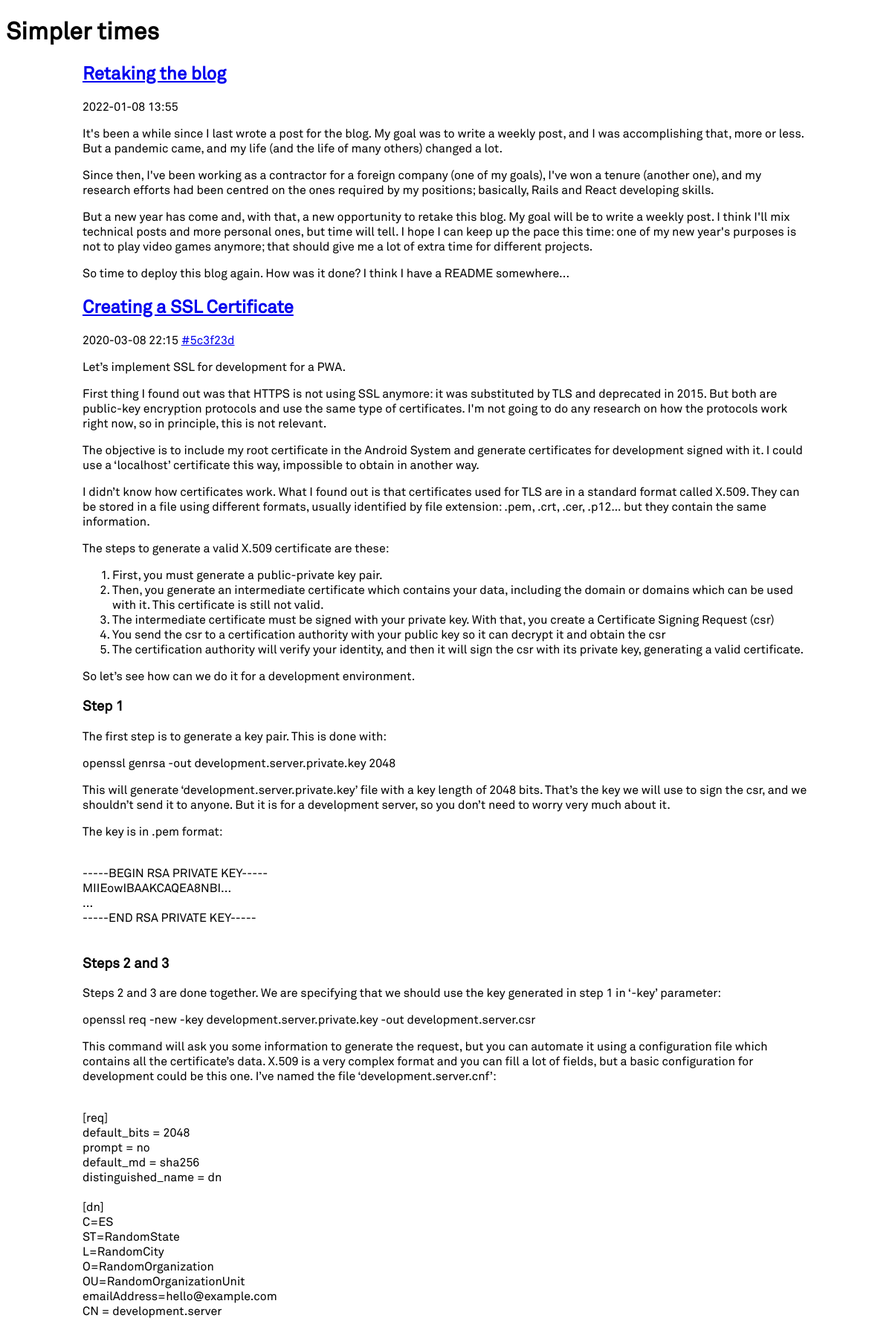
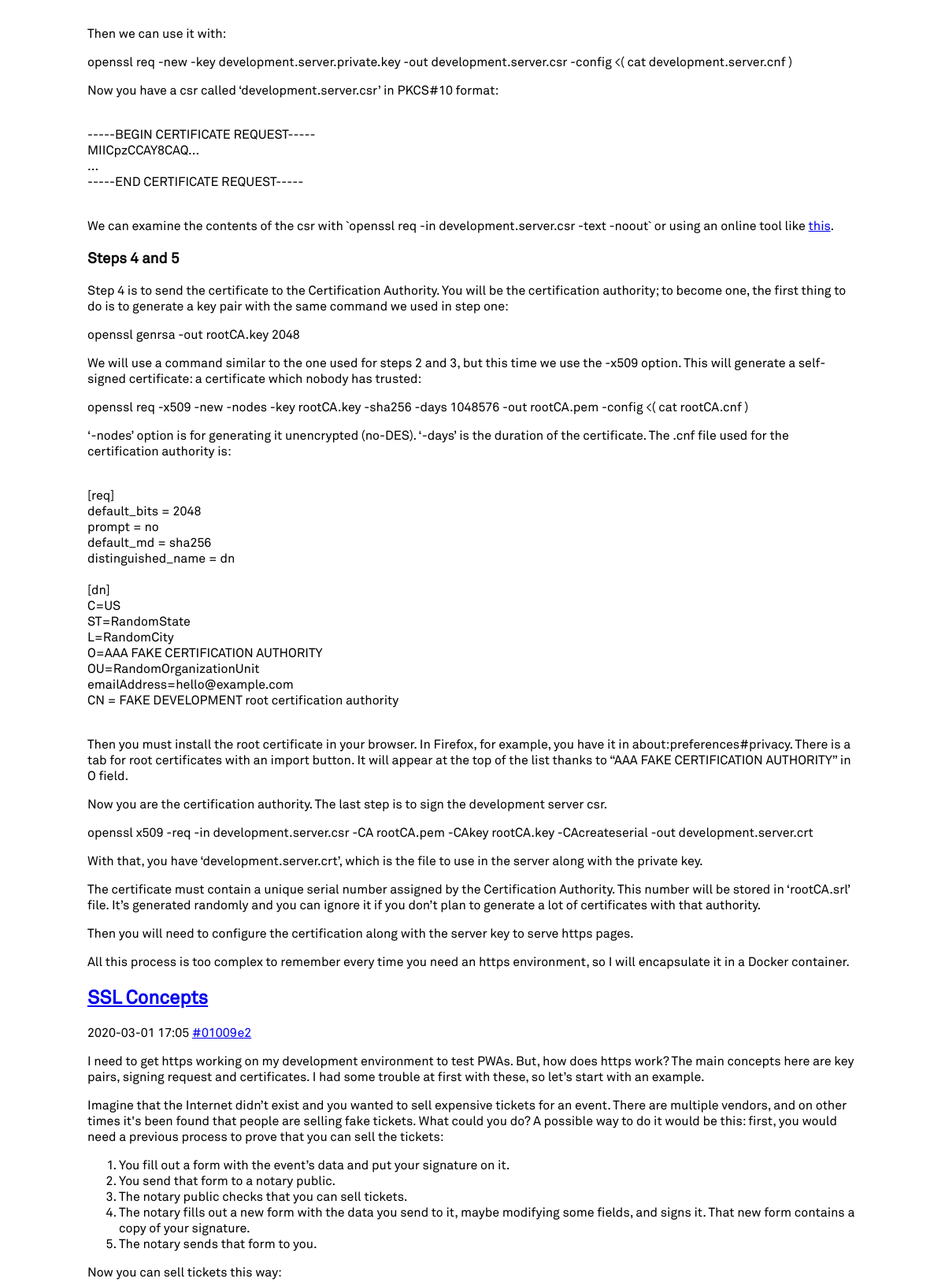
The page / (upper part) on the database its author committed (2 pictures, top to bottom).
### tables this page shows
CREATE TABLE "Posts" (
	`title`	TEXT NOT NULL,
	`creation_datetime`	TEXT NOT NULL,
	`content`	TEXT,
	`commit`	TEXT,
	`id`	INTEGER NOT NULL PRIMARY KEY AUTOINCREMENT UNIQUE,
	`friendly_name`	TEXT NOT NULL UNIQUE
);

### simplertimes/__init__.py (the view)
    @app.route('/')
    def root():
        from simplertimes.posts import PostsRepository
        pr = PostsRepository(get_db())
        return render_template('/index.html', posts=pr.home_posts())

### simplertimes/db.py (called while the page is built)
def get_db():
    if 'db' not in g:
        g.db = SQLite3DB(current_app.config['DATABASE'])
    return g.db

### simplertimes/posts/post_factory.py (called while the page is built)
def value_of(field_names, row, field):
    try:
        return row[field_names.index(field)]
    except ValueError:
        return None

    @staticmethod
    def from_sqlite3_row(cursor, row):
        field = lambda x: value_of(field_names, row, x)
        field_names = list(map(lambda x:x[0], cursor.description))
        return Post(
            id = field('id'),
            friendly_name = field('friendly_name'),
            title = field('title'),
            date = field('creation_datetime'),
            content = field('content'),
            commit = field('commit'),
        )

### simplertimes/posts/posts_repository.py (called while the page is built)
    def home_posts(self):
        cursor = self.db.query(
            '''
            SELECT * FROM Posts
            ORDER BY date(Posts.creation_datetime) desc
            '''
            ,factory = PostFactory.from_sqlite3_row)
        return cursor

### simplertimes/sqlite3db.py (called while the page is built)
    def __db(self):
        if not self.__db_conn:
            self.__db_conn = sqlite3.connect(
                self.__db_path,
                detect_types=sqlite3.PARSE_DECLTYPES
            )
            self.__db_conn.row_factory = sqlite3.Row
        return self.__db_conn

    def close(self):
        if self.__db_conn is not None:
            self.__db_conn.close()

    def query(self, query, args_array=[], one=False, factory=sqlite3.Row):
        self.__db().row_factory = factory
        cur = self.__db().execute(query, tuple(args_array))
        if one:
            row = cur.fetchone()
        else:
            rv = cur.fetchall()
        cur.close()
        return row if one else rv

### simplertimes/templates/index.html
{% extends "base.html" %}
{% block content %}
<main>
{% for post in posts %}
    {% include "post.html" %}
{% endfor %}
</main>
{% endblock %}

### simplertimes/templates/post.html
{% from '_helpers.html' import commit_url %}
<article>
    <h1><a href="{{ url_for('.post', friendly_name = post.friendly_name) }}">{{ post.title }}</a></h1>
    <p class="post_datetime">
        {{ post.date }}
        {{ commit_url(post.commit) }}
    </p>
    {{ post.content | safe }}
</article>

### simplertimes/templates/_helpers.html
{% macro commit_url(commit) %}
    {% if commit %}
        <a href='{{ config.REPOSITORY }}/tree/{{ commit }}'>#{{ commit }}</a>
    {% endif %}
{% endmacro %}

### simplertimes/static/style.css (style rules this page uses)
* { font-family: 'Akkurat', Arial, sans-serif; }
main { max-width: 978px; margin: 0 auto; }

### rows shown on the page
Posts: title "Retaking the blog", date "2022-01-08 13:55", content "It's been a while since I last wrote a post for the blog. My goal was to write a weekly post, and I was accomplishing that, more or less. But a pandemic came, and my life (and the life of many others) changed a lot. Since then, I've been working as a contractor for a foreign company (one of my goals), I've won a tenure (another one), and my research efforts had been centred on the ones required by my positions; basically, Rails and React developing skills. But a new year has come and, with that, a new opportunity to retake this blog. My goal will be to write a weekly post. I think I'll mix technical posts and more personal ones, but time will tell. I hope I can keep up the pace this time:…"
Posts: title "Creating a SSL Certificate", date "2020-03-08 22:15", commit "5c3f23d", content "Let’s implement SSL for development for a PWA. First thing I found out was that HTTPS is not using SSL anymore: it was substituted by TLS and deprecated in 2015. But both are public-key encryption protocols and use the same type of certificates. I'm not going to do any research on how the protocols work right now, so in principle, this is not relevant. The objective is to include my root certificate in the Android System and generate certificates for development signed with it. I could use a ‘localhost’ certificate this way, impossible to obtain in another way. I didn’t know how certificates work. What I found out is that certificates used for TLS are in a standard format called X.509. They…"
Posts: title "SSL Concepts", date "2020-03-01 17:05", commit "01009e2", content "I need to get https working on my development environment to test PWAs. But, how does https work? The main concepts here are key pairs, signing request and certificates. I had some trouble at first with these, so let’s start with an example. Imagine that the Internet didn’t exist and you wanted to sell expensive tickets for an event. There are multiple vendors, and on other times it's been found that people are selling fake tickets. What could you do? A possible way to do it would be this: first, you would need a previous process to prove that you can sell the tickets: You fill out a form with the event’s data and put your signature on it. You send that form to a notary public. The notary…"
